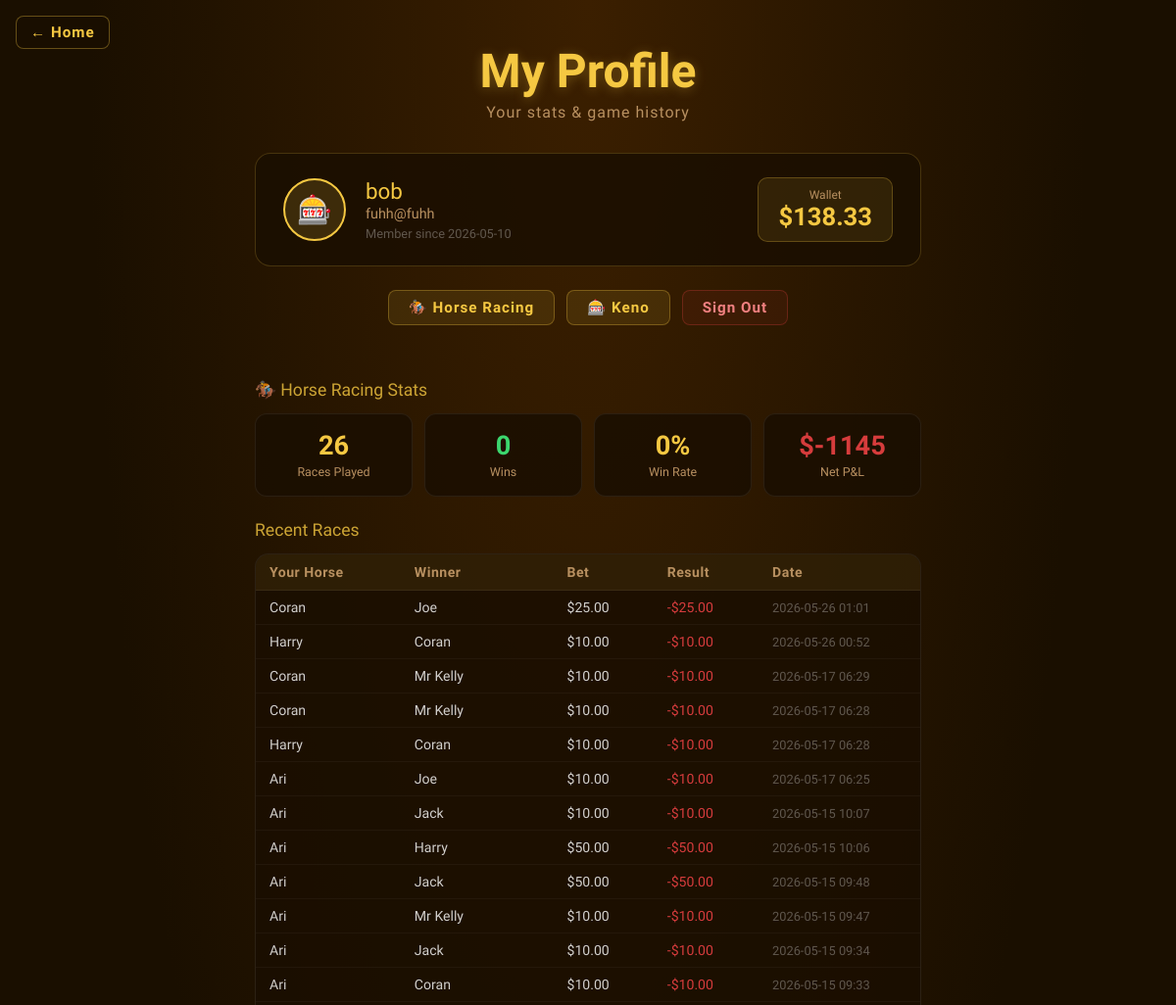
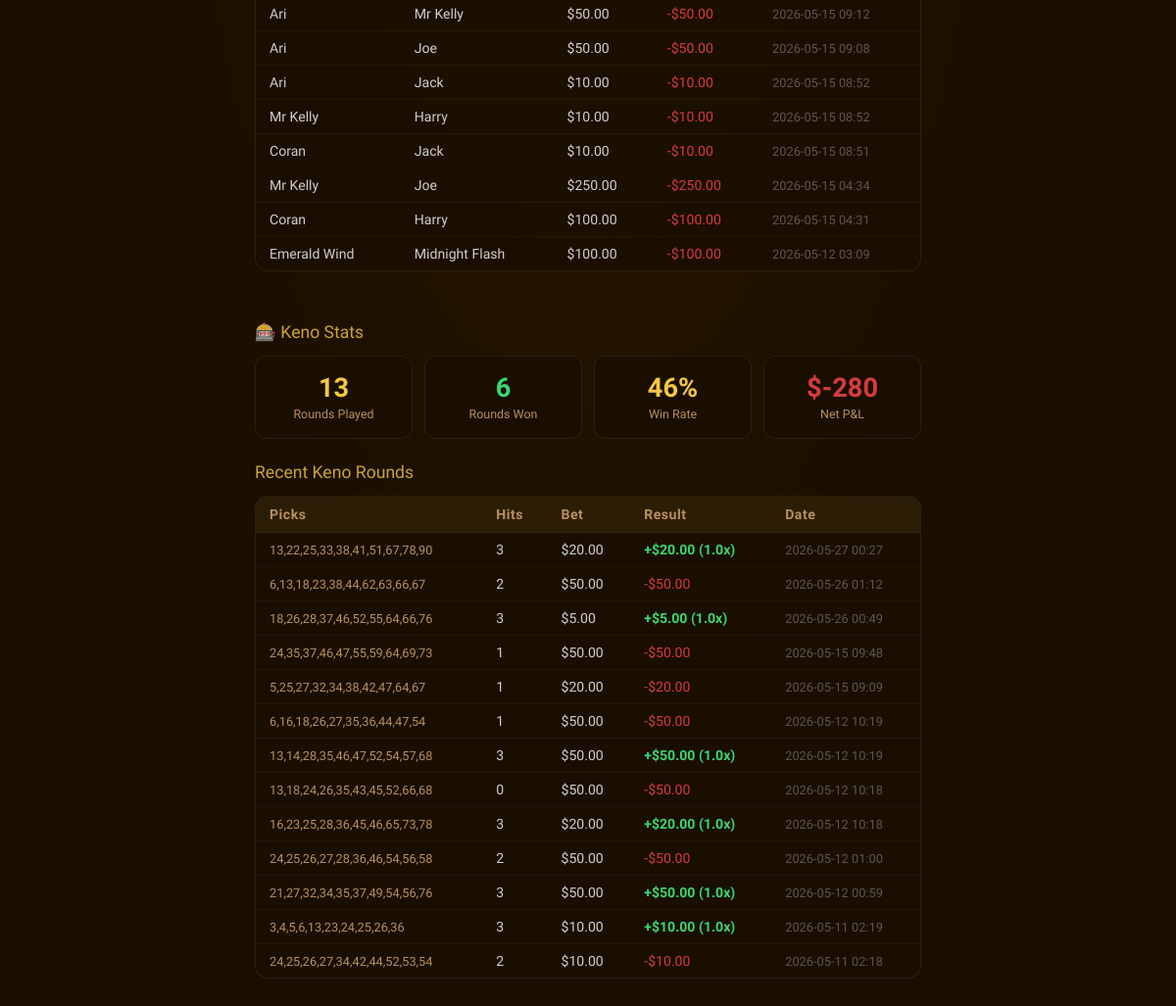
Screenshot of /profile (signed in) with the database file from the repository (2 pictures, top to bottom).
### tables this page shows
CREATE TABLE users (
            id            INTEGER PRIMARY KEY AUTOINCREMENT,
            username      TEXT    NOT NULL UNIQUE,
            email         TEXT    NOT NULL UNIQUE,
            password_hash TEXT    NOT NULL,
            wallet        REAL    NOT NULL DEFAULT 1000.0,
            created_at    TEXT    NOT NULL
        );

CREATE TABLE race_history (
            id          INTEGER PRIMARY KEY AUTOINCREMENT,
            user_id     INTEGER NOT NULL REFERENCES users(id),
            horse_id    INTEGER NOT NULL,
            horse_name  TEXT    NOT NULL,
            bet         REAL    NOT NULL,
            won         INTEGER NOT NULL,
            payout      REAL    NOT NULL,
            winner_name TEXT    NOT NULL,
            played_at   TEXT    NOT NULL
        );

CREATE TABLE keno_history (
            id         INTEGER PRIMARY KEY AUTOINCREMENT,
            user_id    INTEGER NOT NULL REFERENCES users(id),
            picks      TEXT    NOT NULL,
            bet        REAL    NOT NULL,
            hits       INTEGER NOT NULL,
            won        INTEGER NOT NULL,
            payout     REAL    NOT NULL,
            factor     REAL    NOT NULL,
            played_at  TEXT    NOT NULL
        );

### app.py (the view)
@app.route('/profile')
@login_required
def profile():
    user = current_user()
    db   = get_db()
    races = db.execute(
        'SELECT * FROM race_history WHERE user_id=? ORDER BY played_at DESC LIMIT 20',
        (user['id'],)
    ).fetchall()
    kenos = db.execute(
        'SELECT * FROM keno_history WHERE user_id=? ORDER BY played_at DESC LIMIT 20',
        (user['id'],)
    ).fetchall()
    race_stats = db.execute(
        'SELECT COUNT(*) as total, SUM(won) as wins, SUM(bet) as wagered, SUM(payout) as returned FROM race_history WHERE user_id=?',
        (user['id'],)
    ).fetchone()
    keno_stats = db.execute(
        'SELECT COUNT(*) as total, SUM(won) as wins, SUM(bet) as wagered, SUM(payout) as returned FROM keno_history WHERE user_id=?',
        (user['id'],)
    ).fetchone()
    return render_template('Profile.html', user=user, races=races, kenos=kenos,
                           race_stats=race_stats, keno_stats=keno_stats)

### app.py (called while the page is built)
def get_db():
    if 'db' not in g:
        g.db = sqlite3.connect(DATABASE)
        g.db.row_factory = sqlite3.Row   # access columns by name not teh index
    return g.db

def login_required(f):    #fragile ai thing
    @wraps(f)
    def decorated(*args, **kwargs):
        if 'user_id' not in session:
            return redirect(url_for('login'))
        return f(*args, **kwargs)
    return decorated

def current_user():
    if 'user_id' not in session:
        return None
    return get_db().execute('SELECT * FROM users WHERE id = ?', (session['user_id'],)).fetchone()

### Templates/Profile.html (shortened to what this page needs)
<!DOCTYPE html>
<html lang="en">
<head>
</head>
<body>
<a href="/" class="back-home">&#8592; Home</a>
<h1>My Profile</h1>
<p class="subtitle">Your stats &amp; game history</p>
<div class="account-card">
  <div class="avatar">🎰</div>
  <div class="account-info">
    <div class="name">{{ user['username'] }}</div>
    <div class="email">{{ user['email'] }}</div>
    <div class="since">Member since {{ user['created_at'][:10] }}</div>
  </div>
  <div class="wallet-big">
    <span class="wlabel">Wallet</span>
    ${{ "%.2f"|format(user['wallet']) }}
  </div>
</div>
<div class="nav-row">
  <a href="/race"   class="nav-btn">🏇 Horse Racing</a>
  <a href="/keno"   class="nav-btn">🎰 Keno</a>
  <a href="/logout" class="nav-btn logout">Sign Out</a>
</div>
<div class="section-title">🏇 Horse Racing Stats</div>
<div class="stats-grid">
  <div class="stat-card gold">
    <span class="sv">{{ race_stats['total'] or 0 }}</span>
    <span class="sl">Races Played</span>
  </div>
  <div class="stat-card green">
    <span class="sv">{{ race_stats['wins'] or 0 }}</span>
    <span class="sl">Wins</span>
  </div>
  <div class="stat-card gold">
    {% set win_rate = ((race_stats['wins'] or 0) / (race_stats['total'] or 1) * 100) %}
    <span class="sv">{{ "%.0f"|format(win_rate) }}%</span>
    <span class="sl">Win Rate</span>
  </div>
  <div class="stat-card red">
    {% set net = ((race_stats['returned'] or 0) - (race_stats['wagered'] or 0)) %}
    <span class="sv {% if net >= 0 %}green{% endif %}">
      {% if net >= 0 %}+{% endif %}${{ "%.0f"|format(net) }}
    </span>
    <span class="sl">Net P&amp;L</span>
  </div>
</div>
<div class="section-title" style="margin-top:20px;">Recent Races</div>
<div class="history-wrap">
  {% if races %}
  <table>
    <thead>
      <tr>
        <th>Your Horse</th>
        <th>Winner</th>
        <th>Bet</th>
        <th>Result</th>
        <th>Date</th>
      </tr>
    </thead>
    <tbody>
      {% for r in races %}
      <tr>
        <td>{{ r['horse_name'] }}</td>
        <td>{{ r['winner_name'] }}</td>
        <td>${{ "%.2f"|format(r['bet']) }}</td>
        <td>
          {% if r['won'] %}
            <span class="badge-win">+${{ "%.2f"|format(r['payout']) }}</span>
          {% else %}
            <span class="badge-lose">-${{ "%.2f"|format(r['bet']) }}</span>
          {% endif %}
        </td>
        <td style="color:rgba(255,255,255,0.3);font-size:0.8rem;">{{ r['played_at'][:16] }}</td>
      </tr>
      {% endfor %}
    </tbody>
  </table>
  {% else %}
  <div class="empty-state">No races yet — <a href="/race" style="color:var(--accent);">place your first bet!</a></div>
  {% endif %}
</div>
<div class="section-title">🎰 Keno Stats</div>
<div class="stats-grid">
  <div class="stat-card gold">
    <span class="sv">{{ keno_stats['total'] or 0 }}</span>
    <span class="sl">Rounds Played</span>
  </div>
  <div class="stat-card green">
    <span class="sv">{{ keno_stats['wins'] or 0 }}</span>
    <span class="sl">Rounds Won</span>
  </div>
  <div class="stat-card gold">
    {% set kwin_rate = ((keno_stats['wins'] or 0) / (keno_stats['total'] or 1) * 100) %}
    <span class="sv">{{ "%.0f"|format(kwin_rate) }}%</span>
    <span class="sl">Win Rate</span>
  </div>
  <div class="stat-card red">
    {% set knet = ((keno_stats['returned'] or 0) - (keno_stats['wagered'] or 0)) %}
    <span class="sv {% if knet >= 0 %}green{% endif %}">
      {% if knet >= 0 %}+{% endif %}${{ "%.0f"|format(knet) }}
    </span>
    <span class="sl">Net P&amp;L</span>
  </div>
</div>
<div class="section-title" style="margin-top:20px;">Recent Keno Rounds</div>
<div class="history-wrap">
  {% if kenos %}
  <table>
    <thead>
      <tr>
        <th>Picks</th>
        <th>Hits</th>
        <th>Bet</th>
        <th>Result</th>
        <th>Date</th>
      </tr>
    </thead>
    <tbody>
      {% for k in kenos %}
      <tr>
        <td style="color:var(--muted);font-size:0.8rem;">{{ k['picks'] }}</td>
        <td>{{ k['hits'] }}</td>
        <td>${{ "%.2f"|format(k['bet']) }}</td>
        <td>
          {% if k['won'] %}
            <span class="badge-win">+${{ "%.2f"|format(k['payout']) }} ({{ k['factor'] }}x)</span>
          {% else %}
            <span class="badge-lose">-${{ "%.2f"|format(k['bet']) }}</span>
          {% endif %}
        </td>
        <td style="color:rgba(255,255,255,0.3);font-size:0.8rem;">{{ k['played_at'][:16] }}</td>
      </tr>
      {% endfor %}
    </tbody>
  </table>
  {% else %}
  <div class="empty-state">No keno rounds yet — <a href="/keno" style="color:var(--accent);">try your luck!</a></div>
  {% endif %}
</div>
</body>
</html>

### Templates/Profile.html (style rules this page uses)
:root { --dark: #1a0f00; --accent: #f5c842; --green: #3cd66e; --red: #d63c3c; --white: #fff8ee; --muted: #b89060; --panel: rgba(26,15,0,0.85); }
* { box-sizing: border-box; margin: 0; padding: 0; }
body { font-family: 'Barlow Condensed', sans-serif; background: var(--dark); background-image: radial-gradient(ellipse at top, #3b1f00 0%, #1a0f00 60%); color: var(--white); min-height: 100vh; display: flex; flex-direction: column; align-items: center; padding: 24px 16px 60px; }
.back-home { position: fixed; top: 16px; left: 16px; background: rgba(26,15,0,0.88); border: 1px solid rgba(245,200,66,0.35); border-radius: 8px; padding: 7px 14px; color: var(--accent); font-family: 'Barlow Condensed', sans-serif; font-size: 0.95rem; font-weight: 700; text-decoration: none; letter-spacing: 1px; backdrop-filter: blur(6px); transition: background 0.15s; z-index: 50; }
h1 { font-family: 'Rye', serif; font-size: clamp(2rem, 6vw, 3rem); color: var(--accent); text-shadow: 0 2px 12px rgba(245,200,66,0.3); text-align: center; margin: 20px 0 4px; }
.subtitle { color: var(--muted); font-size: 1rem; letter-spacing: 1px; text-align: center; margin-bottom: 32px; }
.account-card { background: var(--panel); border: 1px solid rgba(245,200,66,0.2); border-radius: 16px; padding: 24px 28px; width: 100%; max-width: 680px; display: flex; align-items: center; gap: 20px; margin-bottom: 24px; flex-wrap: wrap; }
.avatar { width: 64px; height: 64px; border-radius: 50%; background: rgba(245,200,66,0.15); border: 2px solid var(--accent); display: flex; align-items: center; justify-content: center; font-size: 1.8rem; flex-shrink: 0; }
.account-info { flex: 1; }
.account-info .name { font-family: 'Rye', serif; font-size: 1.4rem; color: var(--accent); }
.account-info .email { color: var(--muted); font-size: 0.9rem; margin-top: 2px; }
.account-info .since { color: rgba(255,255,255,0.3); font-size: 0.8rem; margin-top: 4px; }
.wallet-big { font-size: 1.6rem; font-weight: 700; color: var(--accent); background: rgba(245,200,66,0.1); border: 1px solid rgba(245,200,66,0.25); border-radius: 10px; padding: 10px 20px; text-align: center; flex-shrink: 0; }
.wallet-big .wlabel { font-size: 0.75rem; color: var(--muted); display: block; font-weight: 400; }
.section-title { font-family: 'Rye', serif; color: var(--accent); font-size: 1.1rem; opacity: 0.8; margin-bottom: 14px; margin-top: 28px; width: 100%; max-width: 680px; }
.stats-grid { display: grid; grid-template-columns: repeat(auto-fit, minmax(140px, 1fr)); gap: 12px; width: 100%; max-width: 680px; margin-bottom: 4px; }
.stat-card { background: var(--panel); border: 1px solid rgba(255,255,255,0.07); border-radius: 12px; padding: 16px; text-align: center; }
.stat-card .sv { font-size: 1.7rem; font-weight: 700; display: block; }
.stat-card .sl { font-size: 0.78rem; color: var(--muted); margin-top: 2px; }
.stat-card.green .sv { color: var(--green); }
.stat-card.gold .sv { color: var(--accent); }
.stat-card.red .sv { color: var(--red); }
.history-wrap { width: 100%; max-width: 680px; background: var(--panel); border: 1px solid rgba(255,255,255,0.08); border-radius: 14px; overflow: hidden; margin-bottom: 24px; }
.history-wrap table { width: 100%; border-collapse: collapse; font-size: 0.88rem; }
.history-wrap th { background: rgba(245,200,66,0.08); color: var(--muted); font-weight: 700; padding: 10px 14px; text-align: left; letter-spacing: 0.5px; border-bottom: 1px solid rgba(255,255,255,0.06); }
.history-wrap td { padding: 9px 14px; border-bottom: 1px solid rgba(255,255,255,0.04); color: rgba(255,255,255,0.8); }
.history-wrap tr:last-child td { border-bottom: none; }
.badge-win { color: var(--green); font-weight: 700; }
.badge-lose { color: var(--red); }
.nav-row { display: flex; gap: 12px; margin-bottom: 28px; flex-wrap: wrap; justify-content: center; }
.nav-btn { background: rgba(245,200,66,0.1); border: 1px solid rgba(245,200,66,0.3); border-radius: 8px; padding: 8px 20px; color: var(--accent); text-decoration: none; font-family: 'Barlow Condensed', sans-serif; font-weight: 700; font-size: 0.95rem; letter-spacing: 1px; transition: background 0.15s; }
.nav-btn.logout { border-color: rgba(214,60,60,0.3); color: #f08080; background: rgba(214,60,60,0.08); }

### rows the page displays
users: username "bob", email "fuhh@fuhh", created_at "2026-05-10", wallet "138.33"
race_history: horse_name "Coran", winner_name "Joe", bet "25.00", played_at "2026-05-26 01:01"
race_history: horse_name "Harry", winner_name "Coran", bet "10.00", played_at "2026-05-26 00:52"
race_history: horse_name "Coran", winner_name "Mr Kelly", bet "10.00", played_at "2026-05-17 06:29"
race_history: horse_name "Coran", winner_name "Mr Kelly", bet "10.00", played_at "2026-05-17 06:28"
race_history: horse_name "Harry", winner_name "Coran", bet "10.00", played_at "2026-05-17 06:28"
race_history: horse_name "Ari", winner_name "Joe", bet "10.00", played_at "2026-05-17 06:25"
race_history: horse_name "Ari", winner_name "Jack", bet "10.00", played_at "2026-05-15 10:07"
race_history: horse_name "Ari", winner_name "Harry", bet "50.00", played_at "2026-05-15 10:06"
race_history: horse_name "Ari", winner_name "Jack", bet "50.00", played_at "2026-05-15 09:48"
race_history: horse_name "Ari", winner_name "Mr Kelly", bet "10.00", played_at "2026-05-15 09:47"
race_history: horse_name "Ari", winner_name "Jack", bet "10.00", played_at "2026-05-15 09:34"
race_history: horse_name "Ari", winner_name "Coran", bet "10.00", played_at "2026-05-15 09:33"
race_history: horse_name "Ari", winner_name "Mr Kelly", bet "50.00", played_at "2026-05-15 09:12"
race_history: horse_name "Ari", winner_name "Joe", bet "50.00", played_at "2026-05-15 09:08"
race_history: horse_name "Ari", winner_name "Jack", bet "10.00", played_at "2026-05-15 08:52"
race_history: horse_name "Mr Kelly", winner_name "Harry", bet "10.00", played_at "2026-05-15 08:52"
race_history: horse_name "Coran", winner_name "Jack", bet "10.00", played_at "2026-05-15 08:51"
race_history: horse_name "Mr Kelly", winner_name "Joe", bet "250.00", played_at "2026-05-15 04:34"
race_history: horse_name "Coran", winner_name "Harry", bet "100.00", played_at "2026-05-15 04:31"
race_history: horse_name "Emerald Wind", winner_name "Midnight Flash", bet "100.00", played_at "2026-05-12 03:09"
keno_history: picks "13,22,25,33,38,41,51,67,78,90", hits "3", bet "20.00", payout "20.00", factor "1.0", played_at "2026-05-27 00:27"
keno_history: picks "6,13,18,23,38,44,62,63,66,67", hits "2", bet "50.00", played_at "2026-05-26 01:12"
keno_history: picks "18,26,28,37,46,52,55,64,66,76", hits "3", bet "5.00", payout "5.00", factor "1.0", played_at "2026-05-26 00:49"
keno_history: picks "24,35,37,46,47,55,59,64,69,73", hits "1", bet "50.00", played_at "2026-05-15 09:48"
keno_history: picks "5,25,27,32,34,38,42,47,64,67", hits "1", bet "20.00", played_at "2026-05-15 09:09"
keno_history: picks "6,16,18,26,27,35,36,44,47,54", hits "1", bet "50.00", played_at "2026-05-12 10:19"
keno_history: picks "13,14,28,35,46,47,52,54,57,68", hits "3", bet "50.00", payout "50.00", factor "1.0", played_at "2026-05-12 10:19"
keno_history: picks "13,18,24,26,35,43,45,52,66,68", hits "0", bet "50.00", played_at "2026-05-12 10:18"
keno_history: picks "16,23,25,28,36,45,46,65,73,78", hits "3", bet "20.00", payout "20.00", factor "1.0", played_at "2026-05-12 10:18"
keno_history: picks "24,25,26,27,28,36,46,54,56,58", hits "2", bet "50.00", played_at "2026-05-12 01:00"
keno_history: picks "21,27,32,34,35,37,49,54,56,76", hits "3", bet "50.00", payout "50.00", factor "1.0", played_at "2026-05-12 00:59"
keno_history: picks "3,4,5,6,13,23,24,25,26,36", hits "3", bet "10.00", payout "10.00", factor "1.0", played_at "2026-05-11 02:19"
keno_history: picks "24,25,26,27,34,42,44,52,53,54", hits "2", bet "10.00", played_at "2026-05-11 02:18"

### other values shown
{{ race_stats['total'] or 0 }} "26"
{{ race_stats['wins'] or 0 }} "0"
{{ "%.0f"|format(win_rate) }} "0"
{{ "%.0f"|format(net) }} "-1145"
{{ keno_stats['total'] or 0 }} "13"
{{ keno_stats['wins'] or 0 }} "6"
{{ "%.0f"|format(kwin_rate) }} "46"
{{ "%.0f"|format(knet) }} "-280"
